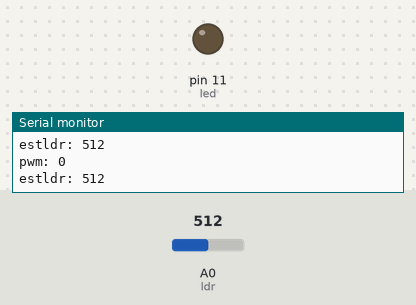
Recording of a sketch running on a simulated Arduino Uno, built with avr-gcc and run on an emulated ATmega328P. Parts: output pins drawn as LEDs (lit = HIGH), the last lines printed to the serial monitor. The inputs (shaded band) are chosen by the test bench; at power-on: A0 (ldr) = 512.

Above: at 1.2 s.
1.3 s: A0 (ldr) set to 316
2.8 s: A0 (ldr) set to 281
At 4.53 s:
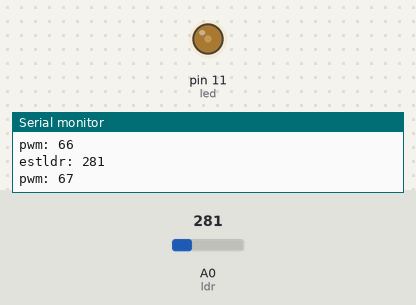
At 5.75 s:
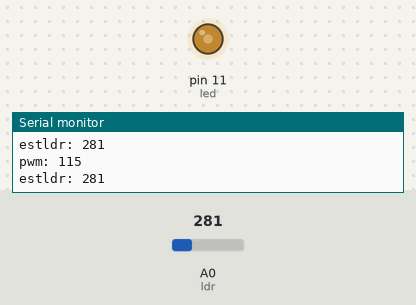
5.8 s: A0 (ldr) set to 108
At 7.0 s:
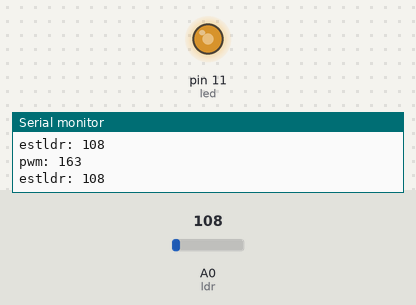
8.8 s: A0 (ldr) set to 88
Timing chart, 0 to 11.5 s (numbered marks = the images above; inputs shaded):
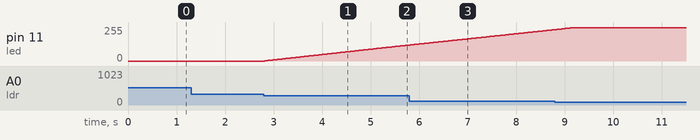

Measured:
- the behaviour switches between 300 and 299 on A0 (ldr) (found by bisection; images 0 and 1)
- after the input at 2.8 s, pin 11 (led): moves from 0/255 to 120/255 over 3.0 s, starting at once

The sketch:

Projeto_RGB.ino
```cpp
const char ldr = A0;
const char led = 11;

int estldr;
unsigned char pwm = 0;

void setup() {
  Serial.begin(9600);
  pinMode(led , OUTPUT);
}

void loop() {
  estldr = analogRead(ldr);
  if(estldr < 300){ if(pwm < 250){ pwm++; }}
  else if(estldr >= 300){if(pwm > 0){ pwm--; }}
  analogWrite(led , pwm);

  Serial.print("estldr: ");
  Serial.print(estldr);
  Serial.println();
  Serial.print("pwm: ");
  Serial.print(pwm);
  Serial.println();
  Serial.println();
  delay(10);
}
```
